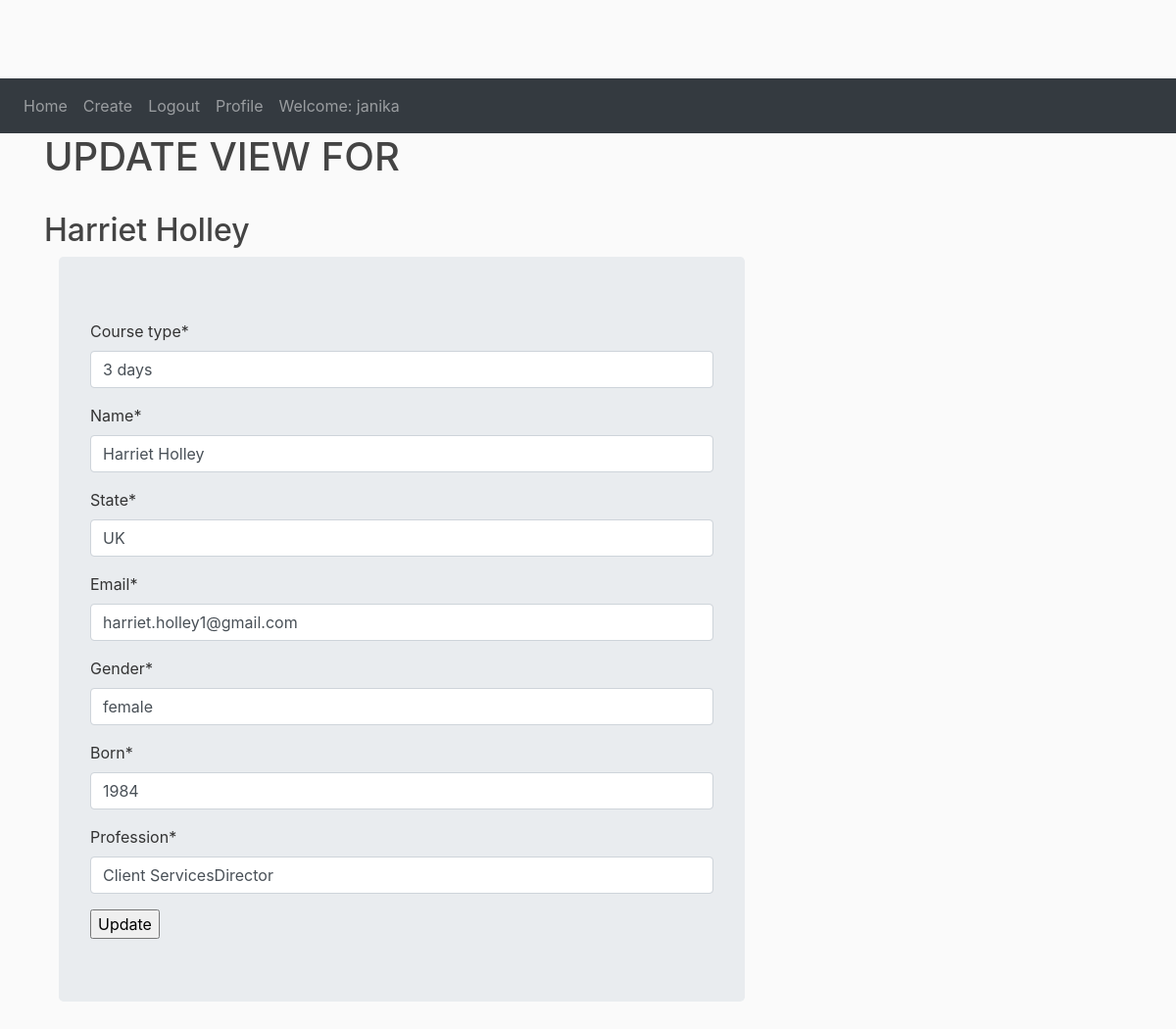
/meditater/edit/4/ (signed in), run on the app's committed database.
### meditater/models.py (models this page shows, shortened)
class Meditater(models.Model):
    year = models.CharField(max_length=264)
    course_type = models.CharField(max_length=120)
    name = models.CharField(max_length=20)
    state = models.CharField(max_length=10, null=True)
    email = models.EmailField(max_length=60)
    gender = models.CharField(max_length=60)
    born = models.CharField(max_length=60)
    profession = models.CharField(max_length=60)
    remarks = models.TextField(max_length=1000, blank=True)

### meditater/views.py (the view)
# urls.py: path('edit/<int:pk>/', MeditaterUpdateView.as_view(), name='meditater_edit'),
class MeditaterUpdateView(LoginRequiredMixin, UpdateView):
    model = Meditater
    template_name = "meditater/meditater_edit.html"
    fields = ['course_type',
              'name',
              'state',
              'email',
              'gender',
              'born',
              'profession']
    success_url = reverse_lazy('meditater:meditater_list')

### meditater/templates/meditater/meditater_edit.html
{% extends 'meditater/base.html' %}
{% load crispy_forms_tags %}
{% block content %}
<h1>UPDATE VIEW FOR </h1> <br> <h2>{{object.name}}</h2>
<div class="container">
    <div class="jumbotron">
<form method="post">{% csrf_token %}
    {{ form|crispy }}
    <input type="submit" value="Update">
</form>
    </div>
    </div>
{% endblock %}

### meditater/templates/meditater/base.html (shortened to what this page needs)
{% load static %}
<!DOCTYPE html>
<html>
<head>
   <link rel="stylesheet" href="https://maxcdn.bootstrapcdn.com/bootstrap/4.0.0/css/bootstrap.min.css">
<link rel="stylesheet" type="text/css" href="{% static 'meditater/main.css' %}">
   <nav class="navbar navbar-expand-sm bg-dark navbar-dark">
  <ul class="navbar-nav">
      {% if user.is_authenticated %}
    <li class="nav-item">
      <a class="nav-link" href="{% url 'meditater:home' %}">Home</a>
    </li>
    <li class="nav-item">
      <a class="nav-link" href="{% url 'meditater:meditater_create' %}">Create</a>
    </li>
    <li class="nav-item">
      <a class="nav-link" href="{% url 'logout' %}">Logout</a>
    </li>
       <li class="nav-item">
      <a class="nav-link" href="{% url 'profile' %}">Profile</a>
    </li>
       <li class="nav-item">
      <a class="nav-link justify-content-end" href="#">Welcome: {{user.username}}</a>
    </li>
      {% endif %}
  </ul>
</nav>
</head>
<body>
 <main role="main" class="container">
      <div class="row">
        <div class="col-md-8">
            {% block content %}{% endblock %}
        </div>
        </div>
    </main>
</body>
</html>

### meditater/static/meditater/main.css (style rules this page uses)
body { background: #fafafa; color: #333333; margin-top: 5rem; }
h1, h2, h3, h4, h5, h6 { color: #444444; }
ul { margin: 0; }

### data on the page
Meditater: name "Harriet Holley", course_type "3 days", state "UK", email "harriet.holley1@gmail.com", gender "female", born "1984", profession "Client ServicesDirector"

### other printed values
{{ user.username }} "janika"
